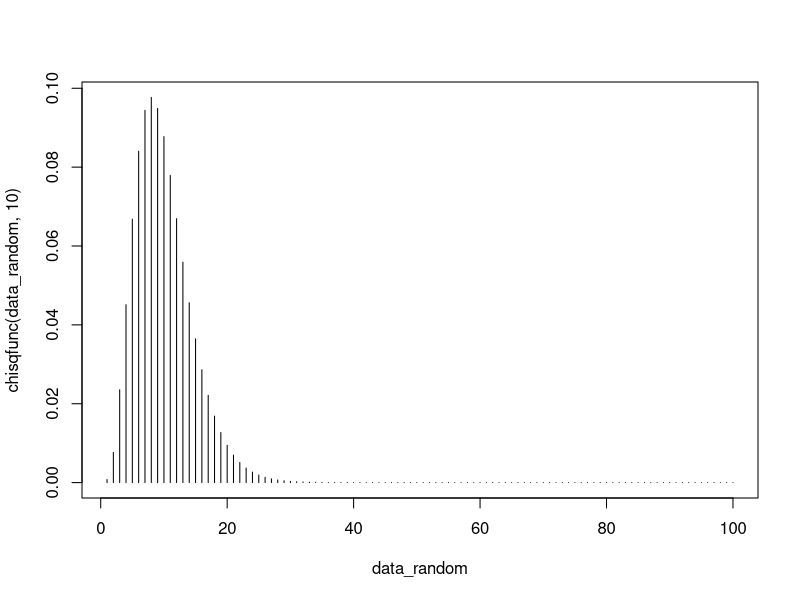

R code for this plot:
# a
chisqfunc<-function(x, v){
  return (1/(gamma(v/2)*2**(v/2))*x**(v/2 - 1)*exp(-x/2))
}

chisqfunc(x = 2, v = 10)
# b
data_random = 1:100
plot(data_random, chisqfunc(data_random, 10),type='h')
# c
mean(chisqfunc(1:100, 10))
var(chisqfunc(1:100, 10))
